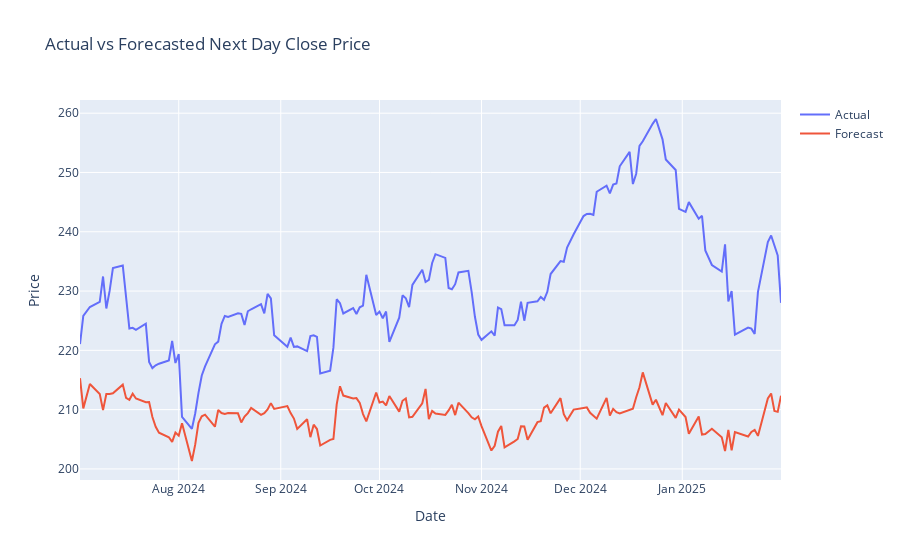

The code cell stored with this chart in its notebook:
### Code cell
import plotly.graph_objects as go

test_dates = df['Date'].iloc[train_size:].reset_index(drop=True)

fig = go.Figure()

fig.add_trace(go.Scatter(
    x=test_dates,
    y=y_test,
    mode='lines',
    name='Actual'
))

fig.add_trace(go.Scatter(
    x=test_dates,
    y=y_pred,
    mode='lines',
    name='Forecast'
))

fig.update_layout(
    title="Actual vs Forecasted Next Day Close Price",
    xaxis_title="Date",
    yaxis_title="Price",
    hovermode="x unified"
)

fig.show()

### Figure 1 — Plotly figure (JSON) as saved in the notebook; plotly's stock layout.template omitted (floating-point values rounded to 4 significant figures; data arrays with more than 128 entries replaced by an {"elided": "..."} marker saying what was removed)
{"data": [{"mode": "lines", "name": "Actual", "type": "scatter", "x": {"elided": "147 str values"}, "y": {"elided": "147 float values"}}, {"mode": "lines", "name": "Forecast", "type": "scatter", "x": {"elided": "147 str values"}, "y": {"elided": "147 float values"}}], "layout": {"hovermode": "x unified", "title": {"text": "Actual vs Forecasted Next Day Close Price"}, "xaxis": {"title": {"text": "Date"}}, "yaxis": {"title": {"text": "Price"}}}}
